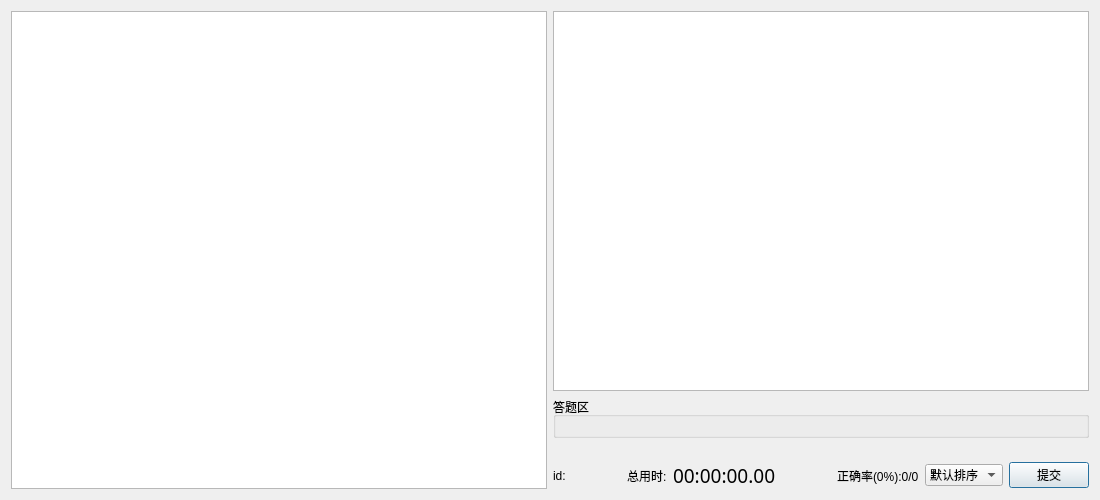
<?xml version="1.0" encoding="UTF-8"?>
<ui version="4.0">
 <class>LearningDialog</class>
 <widget class="QDialog" name="LearningDialog">
  <property name="geometry">
   <rect>
    <x>0</x>
    <y>0</y>
    <width>1100</width>
    <height>500</height>
   </rect>
  </property>
  <property name="sizePolicy">
   <sizepolicy hsizetype="Expanding" vsizetype="Expanding">
    <horstretch>0</horstretch>
    <verstretch>0</verstretch>
   </sizepolicy>
  </property>
  <property name="windowTitle">
   <string>答题</string>
  </property>
  <layout class="QGridLayout" name="gridLayout" rowstretch="1,0,0,0,0,0">
   <item row="1" column="1">
    <widget class="QGroupBox" name="groupBox">
     <property name="sizePolicy">
      <sizepolicy hsizetype="Expanding" vsizetype="Expanding">
       <horstretch>0</horstretch>
       <verstretch>0</verstretch>
      </sizepolicy>
     </property>
     <property name="title">
      <string>答题区</string>
     </property>
     <layout class="QGridLayout" name="gridLayout_2"/>
    </widget>
   </item>
   <item row="0" column="1">
    <widget class="QTextBrowser" name="textBrowser">
     <property name="font">
      <font>
       <pointsize>9</pointsize>
      </font>
     </property>
     <property name="html">
      <string>&lt;!DOCTYPE HTML PUBLIC &quot;-//W3C//DTD HTML 4.0//EN&quot; &quot;http://www.w3.org/TR/REC-html40/strict.dtd&quot;&gt;
&lt;html&gt;&lt;head&gt;&lt;meta name=&quot;qrichtext&quot; content=&quot;1&quot; /&gt;&lt;meta charset=&quot;utf-8&quot; /&gt;&lt;style type=&quot;text/css&quot;&gt;
p, li { white-space: pre-wrap; }
hr { height: 1px; border-width: 0; }
li.unchecked::marker { content: &quot;\2610&quot;; }
li.checked::marker { content: &quot;\2612&quot;; }
&lt;/style&gt;&lt;/head&gt;&lt;body style=&quot; font-family:'Microsoft YaHei UI'; font-size:9pt; font-weight:400; font-style:normal;&quot;&gt;
&lt;p style=&quot;-qt-paragraph-type:empty; margin-top:0px; margin-bottom:0px; margin-left:0px; margin-right:0px; -qt-block-indent:0; text-indent:0px; font-size:12pt;&quot;&gt;&lt;br /&gt;&lt;/p&gt;&lt;/body&gt;&lt;/html&gt;</string>
     </property>
    </widget>
   </item>
   <item row="5" column="1">
    <layout class="QHBoxLayout" name="horizontalLayout">
     <item>
      <widget class="QLabel" name="idLabel">
       <property name="text">
        <string>id:</string>
       </property>
      </widget>
     </item>
     <item>
      <spacer name="horizontalSpacer">
       <property name="orientation">
        <enum>Qt::Horizontal</enum>
       </property>
       <property name="sizeHint" stdset="0">
        <size>
         <width>40</width>
         <height>20</height>
        </size>
       </property>
      </spacer>
     </item>
     <item>
      <widget class="QLabel" name="label_2">
       <property name="text">
        <string>总用时:</string>
       </property>
      </widget>
     </item>
     <item>
      <widget class="QLabel" name="totalTimeLabel">
       <property name="font">
        <font>
         <family>文泉驿等宽微米黑</family>
         <pointsize>14</pointsize>
        </font>
       </property>
       <property name="text">
        <string>00:00:00.00</string>
       </property>
      </widget>
     </item>
     <item>
      <spacer name="horizontalSpacer_2">
       <property name="orientation">
        <enum>Qt::Horizontal</enum>
       </property>
       <property name="sizeHint" stdset="0">
        <size>
         <width>40</width>
         <height>20</height>
        </size>
       </property>
      </spacer>
     </item>
     <item>
      <widget class="QLabel" name="accuracyLabel">
       <property name="font">
        <font>
         <family>Microsoft YaHei UI</family>
         <pointsize>9</pointsize>
        </font>
       </property>
       <property name="text">
        <string>正确率(0%):0/0</string>
       </property>
      </widget>
     </item>
     <item>
      <widget class="QComboBox" name="comboBox">
       <item>
        <property name="text">
         <string>默认排序</string>
        </property>
       </item>
       <item>
        <property name="text">
         <string>随机排序</string>
        </property>
       </item>
      </widget>
     </item>
     <item>
      <widget class="QPushButton" name="pushButton">
       <property name="text">
        <string>提交</string>
       </property>
      </widget>
     </item>
    </layout>
   </item>
   <item row="0" column="0" rowspan="6">
    <widget class="QTableView" name="tableView"/>
   </item>
  </layout>
 </widget>
 <resources/>
 <connections/>
</ui>
